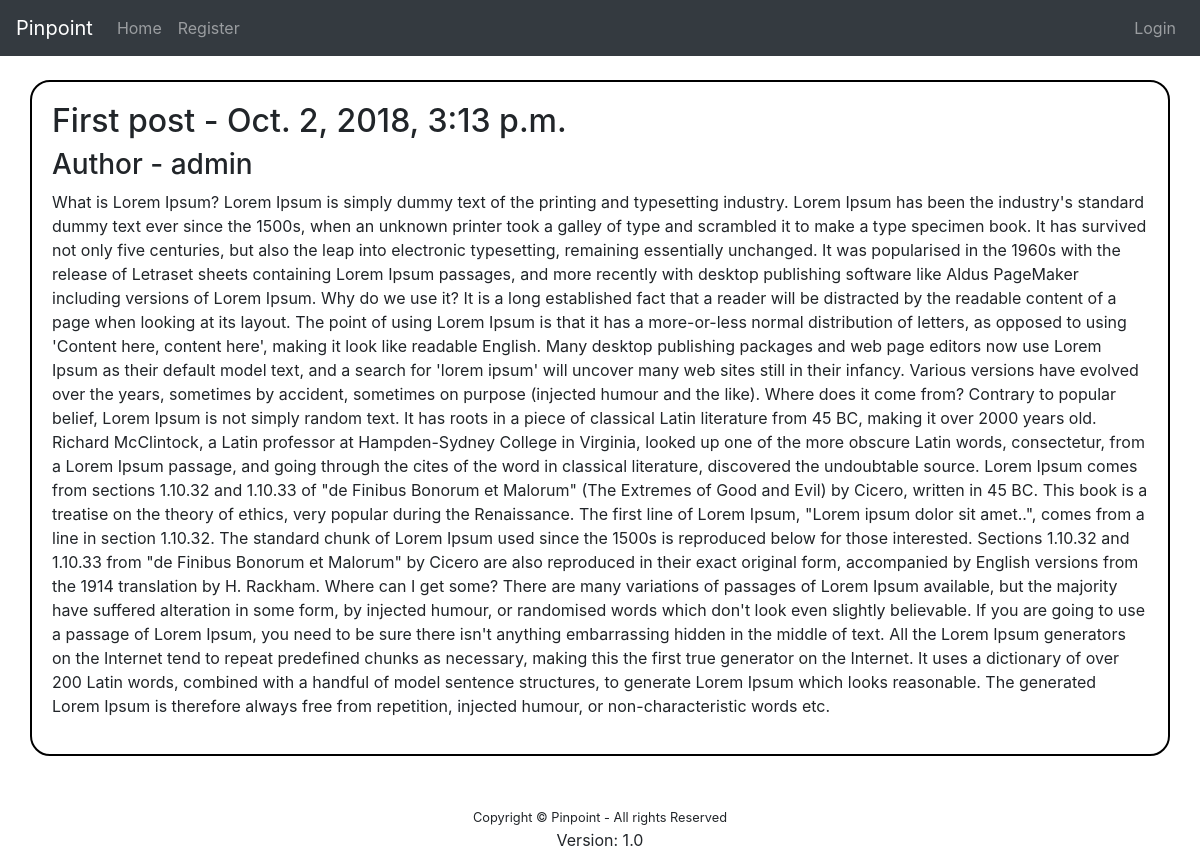
Screenshot of /9 with the database file from the repository.
### view_content/models.py (models this page shows, shortened)
class Post(models.Model):
    title = models.CharField(max_length=200)
    body = models.TextField()
    date = models.DateTimeField(auto_now_add=True)
    author = models.ForeignKey('auth.User', on_delete=models.CASCADE)
    published = models.BooleanField(default=False)

### view_content/views.py (the view)
# urls.py: path('<post_id>', views.detailPost, name='detail'),
def detailPost(request, post_id ):
    post = get_object_or_404(Post, id=post_id)
    return render(request, 'view_content/detailPost.html', {'post':post})

### view_content/templates/view_content/detailPost.html (shortened to what this page needs)
{% extends "base.html" %}
{% block content %}
<h2>{{ post.title }} - {{ post.date }}</h2>
<h3>Author - {{ post.author }}</h3>
<p>{{ post.body }}</p>
{% endblock %}

### rows the page displays
Post: title "First post", date "Oct. 2, 2018, 3:13 p.m.", author "admin", body "What is Lorem Ipsum? Lorem Ipsum is simply dummy text of the printing and typesetting industry. Lorem Ipsum has been the industry's standard dummy text ever since the 1500s, when an unknown printer took a galley of type and scrambled it to make a type specimen book. It has survived not only five centuries, but also the leap into electronic typesetting, remaining essentially unchanged. It was popularised in the 1960s with the release of Letraset sheets containing Lorem Ipsum passages, and more recently with desktop publishing software like Aldus PageMaker including versions of Lorem Ipsum. Why do we use it? It is a long established fact that a reader will be distracted by the readable…"
